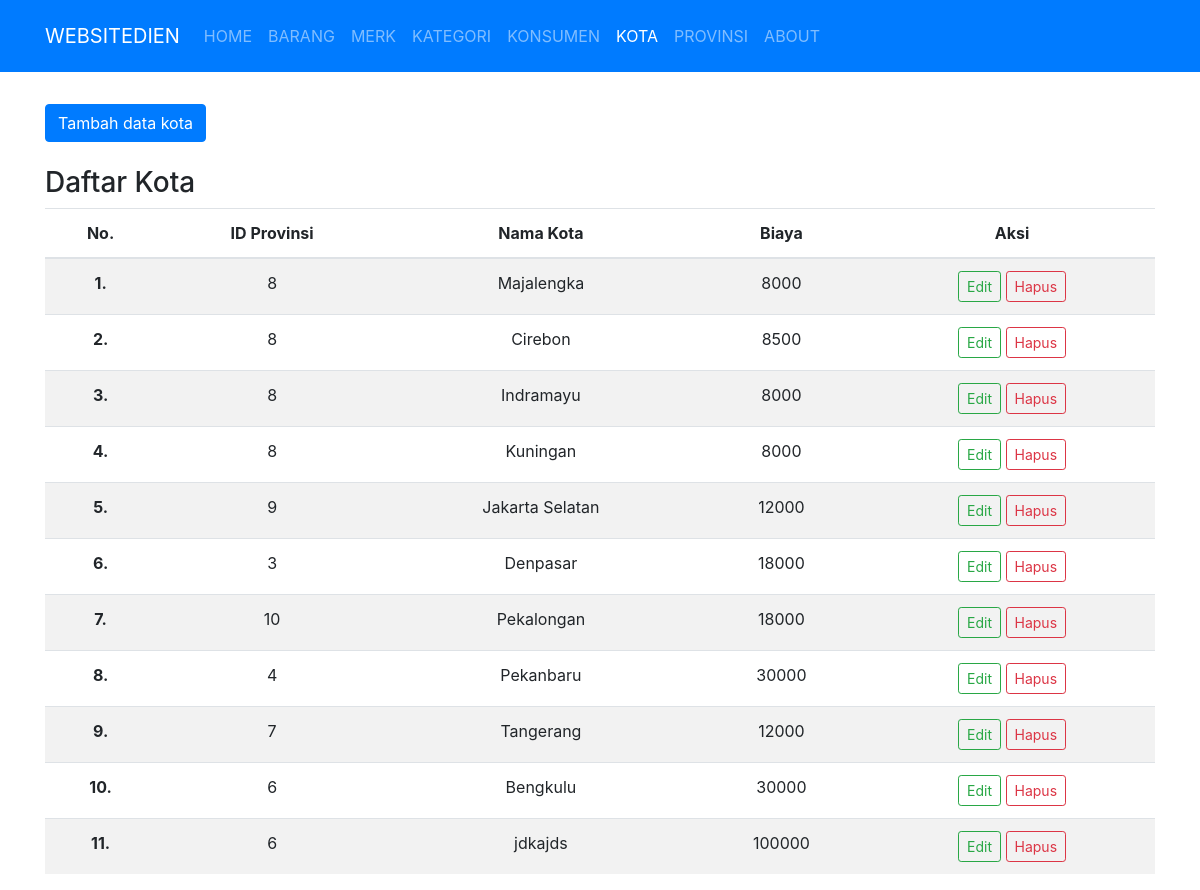
Page /public/kota on the earlier database version.
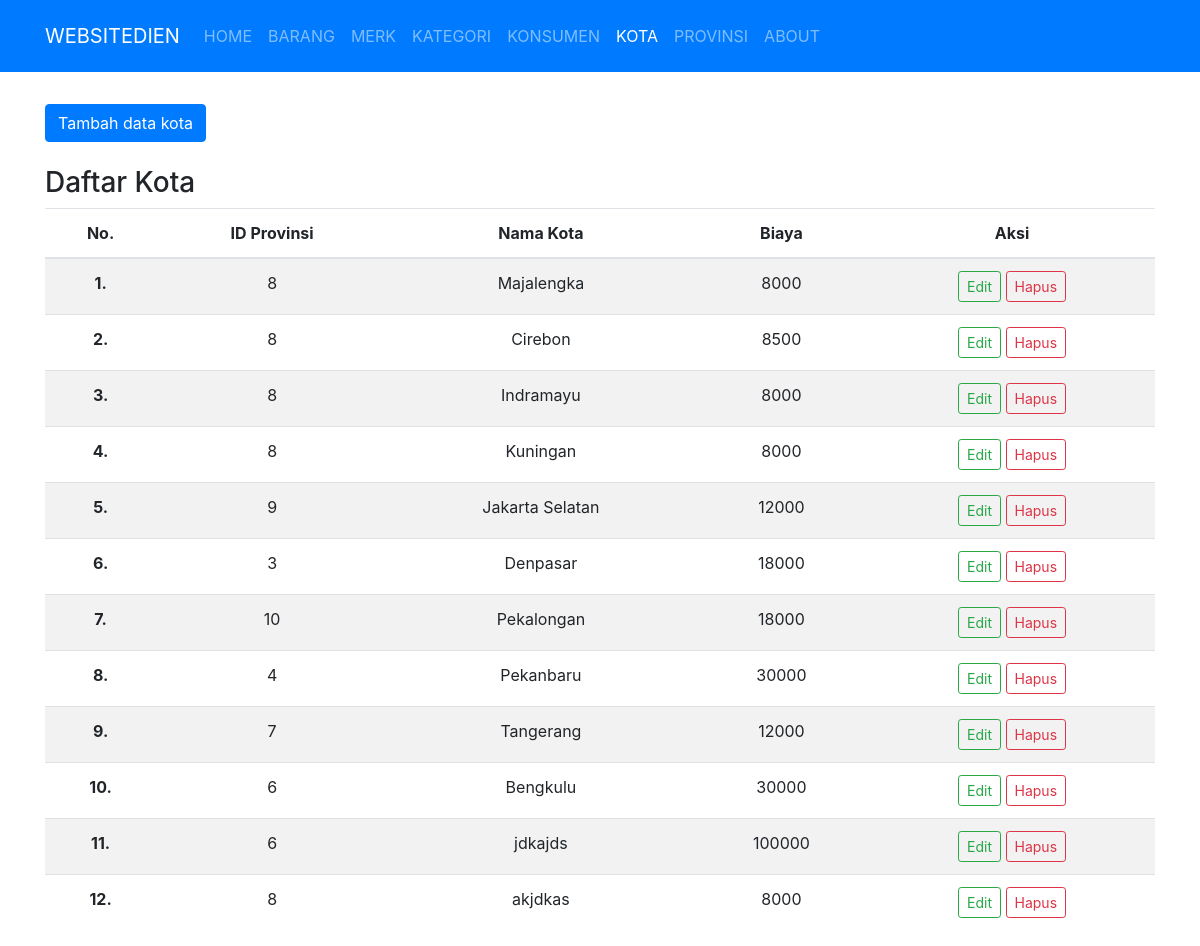
Same page on the later database version.
### tables this page shows
CREATE TABLE `kota` (
  `id_kota` int(11) NOT NULL,
  `id_prov` int(11) NOT NULL,
  `nama_kota` varchar(50) NOT NULL,
  `biaya` int(10) NOT NULL
);

### app/core/Controller.php (called while the page is built, shortened)
<?php
class Controller
{
    public function view($view, $data = [])
    {
        require_once '../app/views/' . $view . '.php';
    }
    public function model($model)
    {
        return new $model;
    }
}

### app/controllers/Kota.php (called while the page is built, shortened)
<?php
class Kota extends Controller
{
    public function index()
    {
        $data['judul'] = 'Kota';
        $data['kota'] = $this->model('Kota_model')->getAllKota();
        $data['provinsi'] = $this->model('Kota_model')->getAllProvinsi();
        $this->view('kota/index', $data);
    }
}

### app/core/App.php (called while the page is built, shortened)
<?php
class App
{
    protected $method = 'index';
    protected $params = [];
    public function __construct()
    {
        $this->controller = new $this->controller;
        call_user_func_array([$this->controller, $this->method], $this->params);
    }
}

### public/index.php (called while the page is built, shortened)
<?php
$app = new App;

### app/core/Database.php (called while the page is built, shortened)
<?php
class Database
{
    private $host = DB_HOST;
    private $user = DB_USER;
    private $pass = DB_PASS;
    private $db_name = DB_NAME;
    private $dbh;
    private $stmt;
    public function __construct()
    {
        $dsn = 'mysql:host=' . $this->host . ';dbname=' . $this->db_name;
        $option = [
            PDO::ATTR_PERSISTENT => true,
            PDO::ATTR_ERRMODE => PDO::ERRMODE_EXCEPTION
        ];
        try {
            $this->dbh = new PDO($dsn, $this->user, $this->pass, $option);
        } catch (PDOException $err) {
            die($err->getMessage());
        }
    }
    public function query($query)
    {
        $this->stmt = $this->dbh->prepare($query);
    }
    public function execute()
    {
        $this->stmt->execute();
    }
    public function resultSet()
    {
        $this->execute();
        return $this->stmt->fetchAll(PDO::FETCH_ASSOC);
    }
}

### app/models/Kota_model.php (called while the page is built, shortened)
<?php
class Kota_model
{
    private $table = 'kota';
    private $db;
    public function __construct()
    {
        $this->db = new Database;
    }
    public function getAllKota()
    {
        $this->db->query('SELECT * FROM ' . $this->table);
        return $this->db->resultSet();
    }
    public function getAllProvinsi()
    {
        $this->db->query('SELECT * FROM provinsi');
        return $this->db->resultSet();
    }
}

### app/views/kota/index.php (the view, shortened to what this page needs)
<div class="container mt-3">
    <div class="row mt-3">
        <div class="col-lg-12">
            <button type="button" class="btn btn-primary mb-4 tambahDataKota" data-toggle="modal" data-target="#formModal">
                Tambah data kota
            </button>
            <h3>Daftar Kota</h3>
            <table class="table table-striped">
                <thead>
                    <tr>
                        <th scope="col">No.</th>
                        <th scope="col">ID Provinsi</th>
                        <th scope="col">Nama Kota</th>
                        <th scope="col">Biaya</th>
                        <th scope="col">Aksi</th>
                    </tr>
                </thead>
                <tbody>
                    <?php
                    $i = 0;
                    foreach ($data['kota'] as $kt) :
                        ?>
                        <tr>
                            <th scope="row"><?= $i + 1 ?>.</th>
                            <td><?= $kt['id_prov']; ?></td>
                            <td><?= $kt['nama_kota']; ?></td>
                            <td><?= $kt['biaya']; ?></td>
                            <td>
                                <a href="<?= BASEURL; ?>/kota/edit/<?= $kt['id_kota']; ?>" class="btn btn-outline-success btn-sm editDataKota" data-toggle="modal" data-target="#formModal" data-id_kota="<?= $kt['id_kota'] ?>">Edit</a>
                                <a href="<?= BASEURL; ?>/kota/hapus/<?= $kt['id_kota']; ?>" class="btn btn-outline-danger btn-sm" onclick="return confirm('Yakin akan dihapus ?');">Hapus</a>
                            </td>
                        </tr>
                        <?php
                        $i++;
                    endforeach;
                    ?>
                </tbody>
            </table>
        </div>
    </div>
</div>

Differences in the rows shown:
added kota: id_prov "8", nama_kota "akjdkas", biaya "8000"
